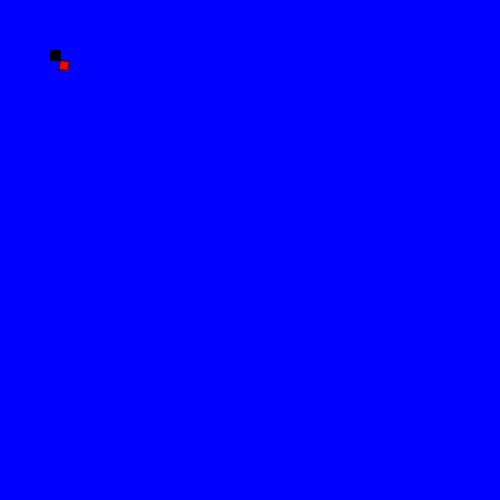
Frame 1 (no input)
Frame 60 (the mouse pressed at the canvas centre just before this capture): identical to frame 1, image omitted
Frame 120 (the mouse held since frame 60 and released just before this capture): identical to frame 1, image omitted

The Processing sketch that drew this single still picture (run headless with seeded random() and noise(); from frame 60 on, the mouse is pressed at the canvas centre):

// Processing sketch: processing_39207
// ── processing_39207.pde

void setup() {
 size (500, 500);
 smooth();
}


void draw (){
 background (0, 0, 255);
 fill(0,0,0);
 rect (50, 50, 10, 10);
 pushMatrix();
 translate(60, 60);
 rotate(radians (10));
 fill(255,0,0);
 rect(0, 0, 10, 10);
 popMatrix();

}
